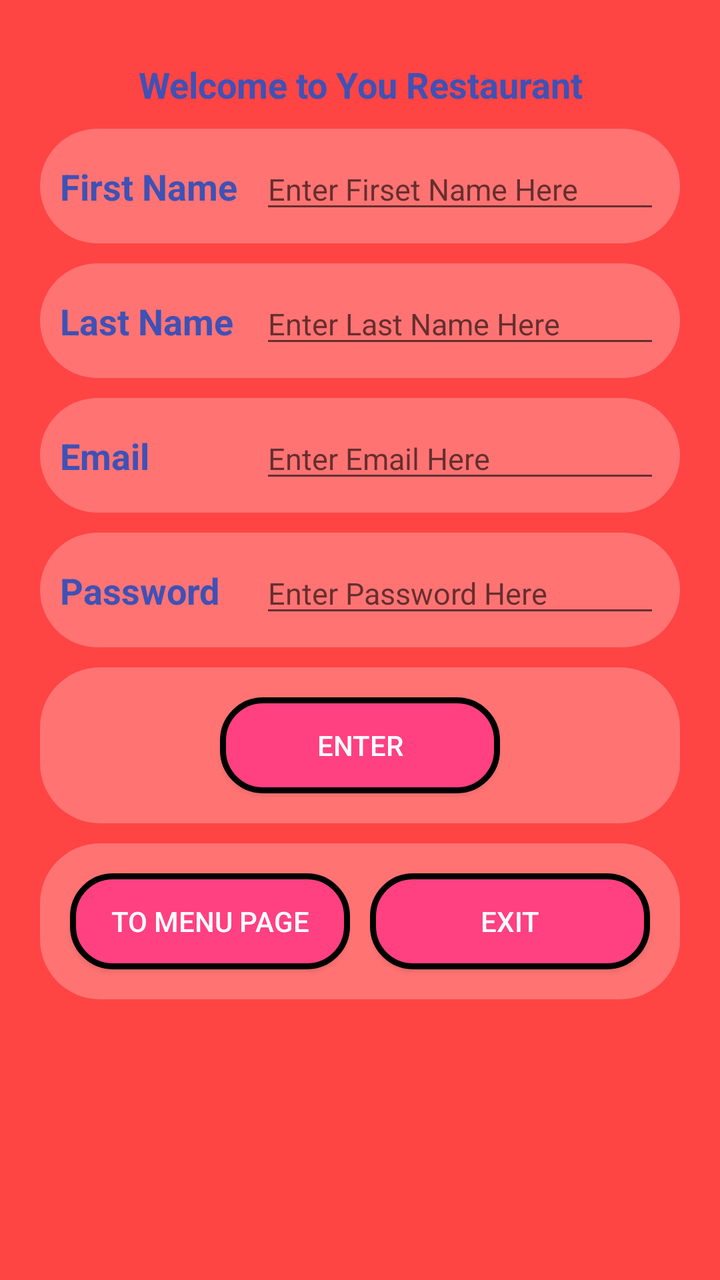
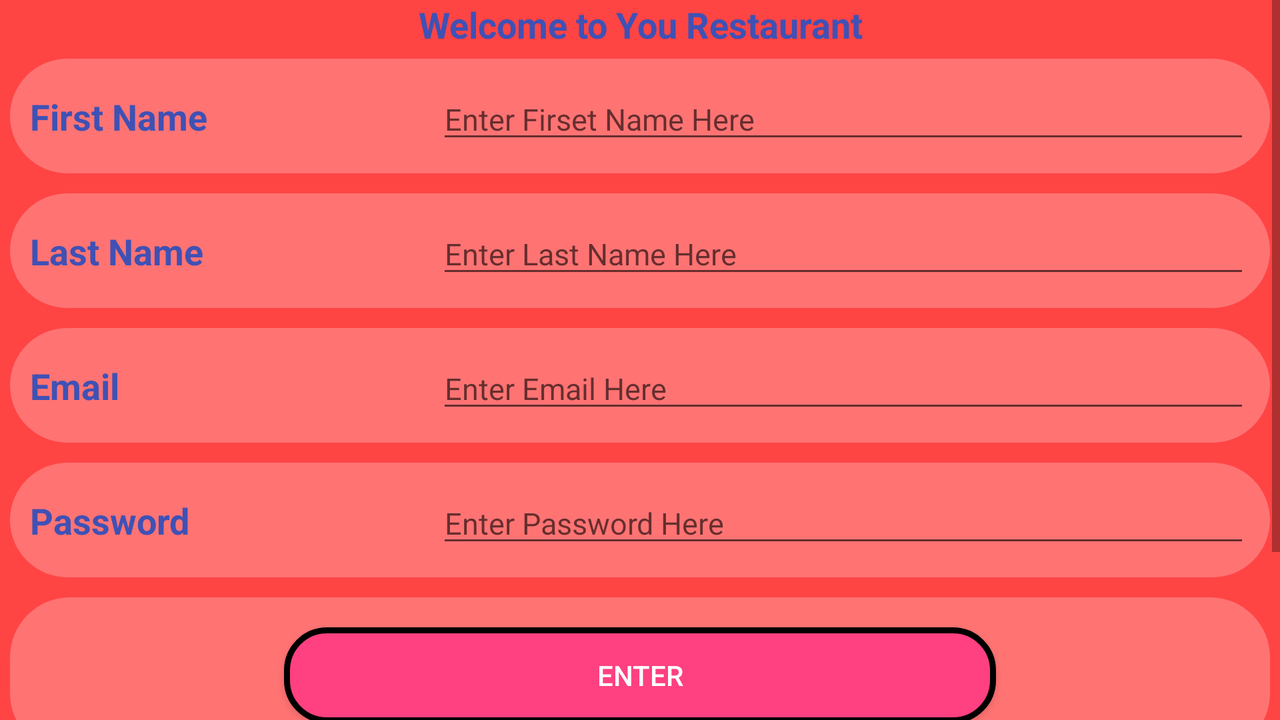

First picture: res/layout/ on a phone held upright. Second picture: the repository's own variant of that layout, on a device whose configuration matches the variant's folder. Source for both follows.
<!-- AndroidManifest.xml: application theme AppTheme -->
<!-- res/layout/activity_main3.xml -->
<?xml version="1.0" encoding="utf-8"?>
<LinearLayout xmlns:android="http://schemas.android.com/apk/res/android"
    xmlns:app="http://schemas.android.com/apk/res-auto"
    xmlns:tools="http://schemas.android.com/tools"
    android:layout_width="match_parent"
    android:layout_height="match_parent"
    android:background="@android:color/holo_red_light"
    android:orientation="vertical"
    android:paddingLeft="15dp"
    android:paddingRight="15dp"
    android:paddingTop="25dp"
    tools:context="e.administrator.project_2.Main3Activity">


    <TextView
        style="@style/TextStyle"
        android:layout_width="match_parent"
        android:layout_height="wrap_content"
        android:layout_margin="5dp"
        android:text="@string/Welcome"
        android:textAlignment="center" />

    <LinearLayout
        android:layout_width="match_parent"
        android:layout_height="wrap_content"
        android:layout_margin="5dp"
        android:background="@drawable/linear_background"

        android:padding="10dp">

        <TextView
            android:id="@+id/textView9"
            style="@style/TextStyle"
            android:layout_width="0dp"
            android:layout_height="wrap_content"
            android:layout_weight="1"
            android:text="@string/FirstName" />

        <EditText
            android:id="@+id/editFirstNameXml"
            style="@style/hintStyle"
            android:layout_width="0dp"
            android:layout_height="wrap_content"
            android:layout_weight="2"
            android:ems="10"
            android:hint="@string/EdiFirstName"
            android:inputType="textPersonName" />

    </LinearLayout>

    <LinearLayout
        android:layout_width="match_parent"
        android:layout_height="wrap_content"
        android:layout_margin="5dp"
        android:background="@drawable/linear_background"

        android:padding="10dp">

        <TextView
            android:id="@+id/textView10"
            style="@style/TextStyle"
            android:layout_width="0dp"
            android:layout_height="wrap_content"
            android:layout_weight="1"
            android:text="@string/LastName" />

        <EditText
            android:id="@+id/editSecondXml"
            style="@style/hintStyle"
            android:layout_width="0dp"
            android:layout_height="wrap_content"
            android:layout_weight="2"
            android:ems="10"
            android:hint="@string/EdiLastName"
            android:inputType="textPersonName" />

    </LinearLayout>

    <LinearLayout
        android:layout_width="match_parent"
        android:layout_height="wrap_content"
        android:layout_margin="5dp"
        android:background="@drawable/linear_background"

        android:padding="10dp">

        <TextView
            android:id="@+id/textView11"
            style="@style/TextStyle"
            android:layout_width="0dp"
            android:layout_height="wrap_content"
            android:layout_weight="1"
            android:text="@string/Email" />

        <EditText
            android:id="@+id/editEmailXml"
            style="@style/hintStyle"
            android:layout_width="0dp"
            android:layout_height="wrap_content"
            android:layout_weight="2"
            android:ems="10"
            android:hint="@string/EdiEmail"
            android:inputType="textEmailAddress" />
    </LinearLayout>

    <LinearLayout
        android:layout_width="match_parent"
        android:layout_height="wrap_content"
        android:layout_margin="5dp"
        android:background="@drawable/linear_background"

        android:padding="10dp">

        <TextView
            android:id="@+id/textView12"
            style="@style/TextStyle"
            android:layout_width="0dp"
            android:layout_height="wrap_content"
            android:layout_weight="1"
            android:text="@string/Password" />

        <EditText
            android:id="@+id/edittPasswordXml"
            style="@style/hintStyle"
            android:layout_width="0dp"
            android:layout_height="wrap_content"
            android:layout_weight="2"
            android:ems="10"
            android:hint="@string/EdiPassowrd"
            android:inputType="textPassword" />
    </LinearLayout>

    <LinearLayout
        android:layout_width="match_parent"
        android:layout_height="wrap_content"
        android:layout_margin="5dp"
        android:background="@drawable/linear_background"
        android:padding="10dp">

        <LinearLayout
            android:layout_width="0dp"
            android:layout_height="match_parent"
            android:layout_weight="1">

        </LinearLayout>

        <LinearLayout
            android:layout_width="0dp"
            android:layout_height="match_parent"
            android:layout_weight="2">

            <Button
                android:id="@+id/saveInfoAccountButton_Xml"
                style="@style/Widget.AppCompat.Button.Colored"
                android:layout_width="match_parent"
                android:layout_height="wrap_content"
                android:layout_margin="5dp"
                android:background="@drawable/button_background"
                android:text="@string/Enter" />

        </LinearLayout>

        <LinearLayout
            android:layout_width="0dp"
            android:layout_height="match_parent"
            android:layout_weight="1">

        </LinearLayout>


    </LinearLayout>

    <LinearLayout
        android:layout_width="match_parent"
        android:layout_height="wrap_content"
        android:layout_margin="5dp"
        android:background="@drawable/linear_background"
        android:orientation="horizontal"
        android:padding="10dp">

        <Button
            android:id="@+id/toMenuPage_Xml"
            style="@style/Widget.AppCompat.Button.Colored"
            android:layout_width="0dp"
            android:layout_height="wrap_content"
            android:layout_margin="5dp"
            android:layout_weight="1"
            android:background="@drawable/button_background"
            android:text="@string/ToMenuPage" />

        <Button
            android:id="@+id/appExitXml"
            style="@style/Widget.AppCompat.Button.Colored"
            android:layout_width="0dp"
            android:layout_height="wrap_content"
            android:layout_margin="5dp"
            android:layout_weight="1"
            android:background="@drawable/button_background"
            android:text="@string/Exit" />

    </LinearLayout>

</LinearLayout>
<!-- resources referenced by this layout -->
<resources>
  <!-- drawable button_background (drawable) -->
  <?xml version="1.0" encoding="utf-8"?>
  <shape xmlns:android="http://schemas.android.com/apk/res/android">
  
      <solid  android:color="@color/colorAccent"/>
  
      <corners
          android:topRightRadius="20dp"
          android:topLeftRadius="20dp"
          android:bottomLeftRadius="20dp"
          android:bottomRightRadius="20dp"
  
          />
  
      <stroke  android:color="@android:color/black" android:width="3dp" />
  
  </shape>
  <!-- drawable linear_background (drawable) -->
  <?xml version="1.0" encoding="utf-8"?>
  <shape xmlns:android="http://schemas.android.com/apk/res/android">
  
      <solid  android:color="@color/white5"
          />
      <corners android:radius="30dp"/>
  
  </shape>
  <string name="EdiEmail"> Enter Email Here </string>
  <string name="EdiFirstName"> Enter Firset Name Here </string>
  <string name="EdiLastName"> Enter Last Name Here </string>
  <string name="EdiPassowrd"> Enter Password Here </string>
  <string name="Email"> Email</string>
  <string name="Enter"> Enter</string>
  <string name="Exit"> Exit</string>
  <string name="FirstName">First Name </string>
  <string name="LastName"> Last Name</string>
  <string name="Password">Password</string>
  <string name="ToMenuPage"> To Menu Page</string>
  <string name="Welcome"> Welcome to You Restaurant </string>
  <style name="TextStyle">
  
          <item name="android:textSize"> 18dp</item>
          <item name="android:textColor"> @color/colorPrimary</item>
          <item name="android:textStyle">bold</item>
      </style>
  <style name="hintStyle">
  
          <item name="android:textSize">15dp</item>
      </style>
  <style name="AppTheme" parent="Theme.AppCompat.Light.DarkActionBar">
          
          <item name="colorPrimary">@color/colorPrimary</item>
          <item name="colorPrimaryDark">@color/colorPrimaryDark</item>
          <item name="colorAccent">@color/colorAccent</item>
      </style>
  <color name="colorAccent">#FF4081</color>
  <color name="white5">#40ffffff</color>
  <color name="colorPrimary">#3F51B5</color>
  <color name="colorPrimaryDark">#303F9F</color>
</resources>
<!-- res/layout-land/activity_main3.xml (the repository's variant of the layout above) -->
<!-- drawn on the phone turned sideways -->
<?xml version="1.0" encoding="utf-8"?>
<LinearLayout xmlns:android="http://schemas.android.com/apk/res/android"
    xmlns:tools="http://schemas.android.com/tools"
    android:layout_width="match_parent"
    android:layout_height="match_parent"
    android:background="@android:color/holo_red_light"
    android:orientation="vertical">

    <ScrollView
        android:layout_width="match_parent"
        android:layout_height="match_parent">

        <LinearLayout
            android:layout_width="match_parent"
            android:layout_height="wrap_content"
            android:orientation="vertical">

            <TextView
                style="@style/TextStyle"
                android:layout_width="match_parent"
                android:layout_height="wrap_content"
                android:text="@string/Welcome"
                android:textAlignment="center" />

            <LinearLayout
                android:layout_width="match_parent"
                android:layout_height="wrap_content"
                android:layout_margin="5dp"
                android:background="@drawable/linear_background"

                android:padding="10dp">

                <TextView
                    android:id="@+id/textView9"
                    style="@style/TextStyle"
                    android:layout_width="0dp"
                    android:layout_height="wrap_content"
                    android:layout_weight="1"
                    android:text="@string/FirstName" />

                <EditText
                    style="@style/hintStyle"
                    android:layout_width="0dp"
                    android:layout_height="wrap_content"
                    android:layout_weight="2"
                    android:ems="10"
                    android:hint="@string/EdiFirstName"
                    android:inputType="textPersonName" />

            </LinearLayout>

            <LinearLayout
                android:layout_width="match_parent"
                android:layout_height="wrap_content"
                android:layout_margin="5dp"
                android:background="@drawable/linear_background"

                android:padding="10dp">

                <TextView
                    android:id="@+id/textView10"
                    style="@style/TextStyle"
                    android:layout_width="0dp"
                    android:layout_height="wrap_content"
                    android:layout_weight="1"
                    android:text="@string/LastName" />

                <EditText
                    style="@style/hintStyle"
                    android:layout_width="0dp"
                    android:layout_height="wrap_content"
                    android:layout_weight="2"
                    android:ems="10"
                    android:hint="@string/EdiLastName"
                    android:inputType="textPersonName" />

            </LinearLayout>

            <LinearLayout
                android:layout_width="match_parent"
                android:layout_height="wrap_content"
                android:layout_margin="5dp"
                android:background="@drawable/linear_background"

                android:padding="10dp">

                <TextView
                    android:id="@+id/textView11"
                    style="@style/TextStyle"
                    android:layout_width="0dp"
                    android:layout_height="wrap_content"
                    android:layout_weight="1"
                    android:text="@string/Email" />

                <EditText
                    android:id="@+id/editText"
                    style="@style/hintStyle"
                    android:layout_width="0dp"
                    android:layout_height="wrap_content"
                    android:layout_weight="2"
                    android:ems="10"
                    android:hint="@string/EdiEmail"
                    android:inputType="textEmailAddress" />
            </LinearLayout>

            <LinearLayout
                android:layout_width="match_parent"
                android:layout_height="wrap_content"
                android:layout_margin="5dp"
                android:background="@drawable/linear_background"

                android:padding="10dp">

                <TextView
                    android:id="@+id/textView12"
                    style="@style/TextStyle"
                    android:layout_width="0dp"
                    android:layout_height="wrap_content"
                    android:layout_weight="1"
                    android:text="@string/Password" />

                <EditText
                    android:id="@+id/editText2"
                    style="@style/hintStyle"
                    android:layout_width="0dp"
                    android:layout_height="wrap_content"
                    android:layout_weight="2"
                    android:ems="10"
                    android:hint="@string/EdiPassowrd"
                    android:inputType="textPassword" />
            </LinearLayout>

            <LinearLayout
                android:layout_width="match_parent"
                android:layout_height="wrap_content"
                android:layout_margin="5dp"
                android:background="@drawable/linear_background"
                android:padding="10dp">

                <LinearLayout
                    android:layout_width="0dp"
                    android:layout_height="match_parent"
                    android:layout_weight="1">

                </LinearLayout>

                <LinearLayout
                    android:layout_width="0dp"
                    android:layout_height="match_parent"
                    android:layout_weight="3">

                    <Button
                        android:id="@+id/saveInfoAccountButton_Xml"
                        style="@style/Widget.AppCompat.Button.Colored"
                        android:layout_width="match_parent"
                        android:layout_height="wrap_content"
                        android:layout_margin="5dp"
                        android:background="@drawable/button_background"
                        android:text="@string/Enter" />

                </LinearLayout>

                <LinearLayout
                    android:layout_width="0dp"
                    android:layout_height="match_parent"
                    android:layout_weight="1">

                </LinearLayout>


            </LinearLayout>

            <LinearLayout
                android:layout_width="match_parent"
                android:layout_height="wrap_content"
                android:layout_margin="5dp"
                android:background="@drawable/linear_background"
                android:orientation="horizontal"
                android:padding="10dp">

                <Button
                    android:id="@+id/toMenuPage_Xml"
                    style="@style/Widget.AppCompat.Button.Colored"
                    android:layout_width="0dp"
                    android:layout_height="wrap_content"
                    android:layout_margin="5dp"
                    android:layout_weight="1"
                    android:background="@drawable/button_background"
                    android:text="@string/ToMenuPage" />

                <Button
                    android:id="@+id/appExitXml"
                    style="@style/Widget.AppCompat.Button.Colored"
                    android:layout_width="0dp"
                    android:layout_height="wrap_content"
                    android:layout_margin="5dp"
                    android:layout_weight="1"
                    android:background="@drawable/button_background"
                    android:text="@string/Exit" />

            </LinearLayout>

        </LinearLayout>
    </ScrollView>
</LinearLayout>
